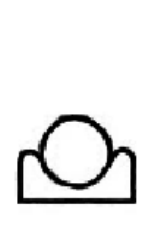
#> input picture simbolos/akeht.png, 155 x 231 px; its folder holds only this picture in this run
$ python test.py
#> lines starting #> are read from the running program, lines starting #| are printed output that depends on the picture; after the words box and inside, x2 and y2 are one past the last pixel; in counts of white or black regions, pixels touching at a corner belong together
### main.py
import os

import cv2
import numpy as np
import scipy

# Diccionario de etiquetas
CLASES = {
    "ankh": "A",
    "wedjat": "J",
    "djed": "D",
    "scarab": "S",
    "was": "W",
    "akeht": "K",
}


# Recorta la región de interés y la normaliza a un tamaño fijo
def normalizar_componente(comp):
    # recortar la imagen
    x, y = np.where(comp)  # buscar los pixeles distintos del fondo
    recorte = comp[min(x) : max(x) + 1, min(y) : max(y) + 1]

    # reescalar a 64x64 pixeles usando "nearest neighbor"
    return cv2.resize(
        recorte.astype(np.uint8), (64, 64), interpolation=cv2.INTER_NEAREST
    )


# Cargar los simbolos de referencia
path = "simbolos"
simbolos = {}
for nombre_archivo in os.listdir(path):
    nombre = os.path.splitext(nombre_archivo)[0].lower()
    if nombre in CLASES:
        imagen = cv2.imread(os.path.join(path, nombre_archivo), 0)
#> imagen is the input picture: shape (231, 155); min 0, max 255, mean 235
        _, binaria = cv2.threshold(imagen, 127, 1, cv2.THRESH_BINARY_INV)
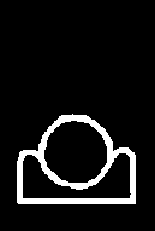
#> binaria: shape (231, 155); values 0 (black) and 1 (white), 7.9% white; 1 white region, box (x1, y1, x2, y2) and area: (17, 114, 136, 204) 2816
        normalizada = normalizar_componente(binaria)
#> in normalizar_componente, `x, y = np.where(comp)`: x = 2816 values from 114 to 203; y = 2816 values, max 135 at index 980, min 17 at index 1122, mean 76.15
#> in normalizar_componente, `recorte = comp[min(x) : max(x) + 1, min(y) : max(y) + 1]`:
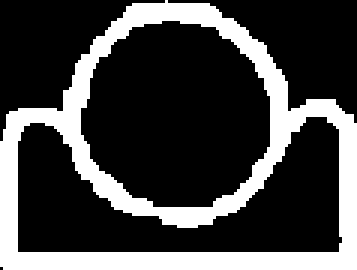
#> recorte: shape (90, 119) (shown 3 times larger); values 0 (black) and 1 (white), 26.3% white; 1 white region, box (x1, y1, x2, y2) and area: (0, 0, 119, 90) 2816
#> in normalizar_componente, `return cv2.resize( recorte.astype(np.uint8), (64, 64), interpolation=c..`:
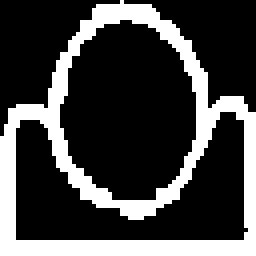
#> returned value: shape (64, 64) (shown 4 times larger); values 0 (black) and 1 (white), 26.2% white; 1 white region, box (x1, y1, x2, y2) and area: (0, 0, 64, 64) 1072
        simbolos[nombre] = normalizada.astype(np.uint8)


# Compara dos binarios usando XOR + conteo de diferencias
def diferencia_binaria(img1, img2):
    xor = cv2.bitwise_xor(img1, img2)
    return np.sum(xor)


# Clasifica un jeroglífico comparándolo con los símbolos
def clasificar(componente):
    componente = normalizar_componente(componente)
    mejor = "?"
    menor_dif = float("inf")
    for nombre, ref in simbolos.items():
        dif = diferencia_binaria(componente, ref)
        if dif < menor_dif:
            menor_dif = dif
            mejor = CLASES[nombre]
    return mejor


# Procesa la imagen principal
def reconocer_jeroglificos(path_imagen):
    # leer la imagen en formato binario e invertido
#> called with path_imagen = 'simbolos/akeht.png'
    _, img = cv2.threshold(cv2.imread(path_imagen, 0), 127, 1, cv2.THRESH_BINARY_INV)

    etiquetada, num = scipy.ndimage.label(img)
#> num = 1
    encontrados = []

    # Por cada elemento etiquetado aplicar el reconocimiento
    for i in range(1, num + 1):
        # Extrae solo la imagen con dicha etiqueta
        componente = (etiquetada == i).astype(np.uint8)
        letra = clasificar(componente)
        encontrados.append(letra)
#> this loop made 1 pass
#> letra on pass 1: 'K'
#> after the loop, encontrados = ['K']

    return "".join(sorted(encontrados))


# [4 lines that do not run on import are left out]

### test.py
import os

from main import CLASES, reconocer_jeroglificos

# Diccionario inverso para obtener nombre desde letra
INV_CLASES = {v: k for k, v in CLASES.items()}


def test_simbolos_individuales():
    simbolos_path = "simbolos"
    errores = 0

    for archivo in os.listdir(simbolos_path):
        nombre = os.path.splitext(archivo)[0].lower()
        esperado = CLASES.get(nombre)
        if esperado is None:
            continue  # Archivo no corresponde a un símbolo definido

        ruta_imagen = os.path.join(simbolos_path, archivo)
        resultado = reconocer_jeroglificos(ruta_imagen)
#> resultado = 'K'

        if len(resultado) != 1:
            print(
                f'- Símbolo "{nombre}": resultado inválido "{resultado}", se esperaba "{esperado}"'
            )
            errores += 1
        elif resultado != esperado:
            simbolo_obtenido = INV_CLASES.get(resultado, "?").capitalize()
            print(
                f'- Símbolo "{nombre}": clasificado como "{resultado}" ({simbolo_obtenido}), se esperaba "{esperado}"'
            )
            errores += 1

    if errores == 0:
        print(
            "\033[92mOK\033[0m: Todos los símbolos fueron clasificados correctamente."
        )
    else:
        print(f"\033[91m{errores} errores detectados.\033[0m")


test_simbolos_individuales()
